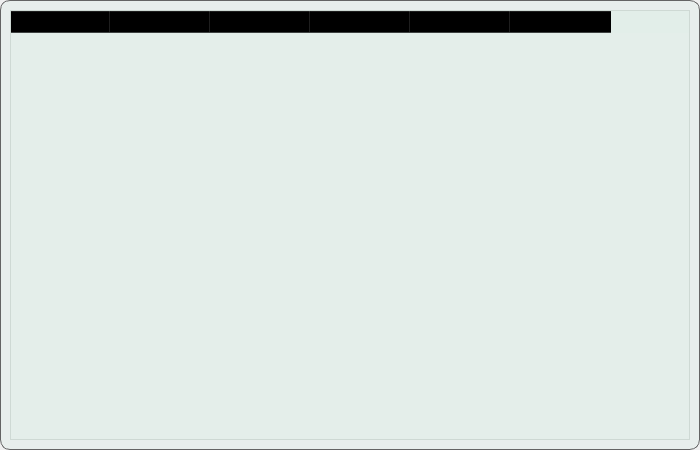
<?xml version="1.0" encoding="UTF-8"?>
<ui version="4.0">
 <class>FrmRecommend</class>
 <widget class="QWidget" name="FrmRecommend">
  <property name="geometry">
   <rect>
    <x>0</x>
    <y>0</y>
    <width>700</width>
    <height>450</height>
   </rect>
  </property>
  <property name="windowTitle">
   <string>Form</string>
  </property>
  <property name="styleSheet">
   <string notr="true">#frame{border:1px solid rgb(100,100,100);}
#frame{border-radius:10px;}</string>
  </property>
  <layout class="QVBoxLayout" name="verticalLayout">
   <property name="spacing">
    <number>0</number>
   </property>
   <property name="leftMargin">
    <number>0</number>
   </property>
   <property name="topMargin">
    <number>0</number>
   </property>
   <property name="rightMargin">
    <number>0</number>
   </property>
   <property name="bottomMargin">
    <number>0</number>
   </property>
   <item>
    <widget class="QFrame" name="frame">
     <property name="styleSheet">
      <string notr="true">background-color: rgba(223, 237, 233,100);</string>
     </property>
     <property name="frameShape">
      <enum>QFrame::StyledPanel</enum>
     </property>
     <property name="frameShadow">
      <enum>QFrame::Raised</enum>
     </property>
     <layout class="QVBoxLayout" name="verticalLayout_2">
      <item>
       <widget class="QTableWidget" name="tableWidget">
        <column>
         <property name="text">
          <string>出发地</string>
         </property>
        </column>
        <column>
         <property name="text">
          <string>出发日期</string>
         </property>
        </column>
        <column>
         <property name="text">
          <string>出发时间</string>
         </property>
        </column>
        <column>
         <property name="text">
          <string>到达地</string>
         </property>
        </column>
        <column>
         <property name="text">
          <string>到达时间</string>
         </property>
        </column>
        <column>
         <property name="text">
          <string>操作</string>
         </property>
        </column>
       </widget>
      </item>
     </layout>
    </widget>
   </item>
  </layout>
 </widget>
 <resources/>
 <connections/>
</ui>
